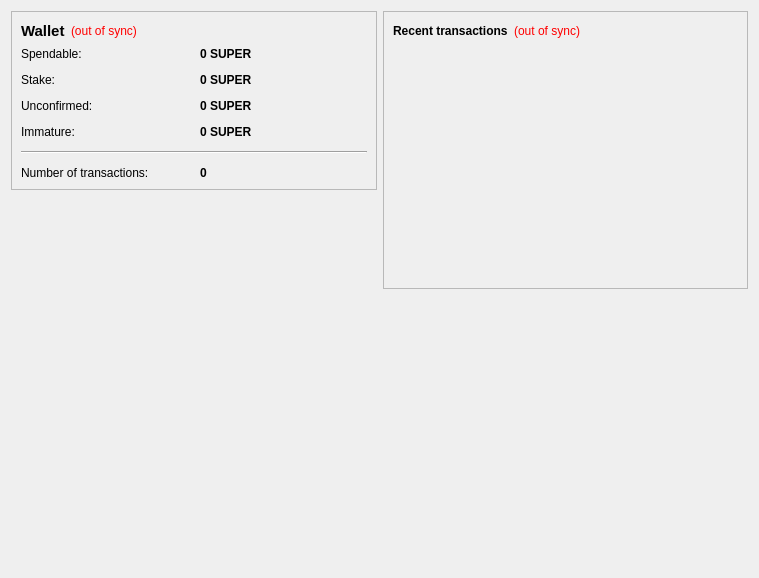
<?xml version="1.0" encoding="UTF-8"?>
<ui version="4.0">
 <class>OverviewPage</class>
 <widget class="QWidget" name="OverviewPage">
  <property name="geometry">
   <rect>
    <x>0</x>
    <y>0</y>
    <width>759</width>
    <height>578</height>
   </rect>
  </property>
  <property name="windowTitle">
   <string>Form</string>
  </property>
  <layout class="QHBoxLayout" name="horizontalLayout">
   <item>
    <layout class="QVBoxLayout" name="verticalLayout_2">
     <item>
      <widget class="QFrame" name="frame">
       <property name="frameShape">
        <enum>QFrame::StyledPanel</enum>
       </property>
       <property name="frameShadow">
        <enum>QFrame::Raised</enum>
       </property>
       <layout class="QVBoxLayout" name="verticalLayout_4">
        <item>
         <layout class="QHBoxLayout" name="horizontalLayout_4">
          <item>
           <widget class="QLabel" name="label_5">
            <property name="font">
             <font>
              <pointsize>11</pointsize>
              <weight>75</weight>
              <bold>true</bold>
             </font>
            </property>
            <property name="text">
             <string>Wallet</string>
            </property>
           </widget>
          </item>
          <item>
           <widget class="QLabel" name="labelWalletStatus">
            <property name="toolTip">
             <string>The displayed information may be out of date. Your wallet automatically synchronizes with the RapidZ network after a connection is established, but this process has not completed yet.</string>
            </property>
            <property name="styleSheet">
             <string notr="true">QLabel { color: red; }</string>
            </property>
            <property name="text">
             <string notr="true">(out of sync)</string>
            </property>
            <property name="alignment">
             <set>Qt::AlignLeading|Qt::AlignLeft|Qt::AlignVCenter</set>
            </property>
           </widget>
          </item>
          <item>
           <spacer name="horizontalSpacer_2">
            <property name="orientation">
             <enum>Qt::Horizontal</enum>
            </property>
            <property name="sizeHint" stdset="0">
             <size>
              <width>40</width>
              <height>20</height>
             </size>
            </property>
           </spacer>
          </item>
         </layout>
        </item>
        <item>
         <layout class="QGridLayout" name="gridLayout">
          <property name="spacing">
           <number>12</number>
          </property>
          <item row="0" column="0">
           <widget class="QLabel" name="label">
            <property name="text">
             <string>Spendable:</string>
            </property>
           </widget>
          </item>
          <item row="0" column="1">
           <widget class="QLabel" name="labelBalance">
            <property name="font">
             <font>
              <weight>75</weight>
              <bold>true</bold>
             </font>
            </property>
            <property name="cursor">
             <cursorShape>IBeamCursor</cursorShape>
            </property>
            <property name="toolTip">
             <string>Your current spendable balance</string>
            </property>
            <property name="text">
             <string notr="true">0 SUPER</string>
            </property>
            <property name="textInteractionFlags">
             <set>Qt::LinksAccessibleByMouse|Qt::TextSelectableByKeyboard|Qt::TextSelectableByMouse</set>
            </property>
           </widget>
          </item>
          <item row="1" column="0">
           <widget class="QLabel" name="label_6">
            <property name="text">
             <string>Stake:</string>
            </property>
           </widget>
          </item>
          <item row="1" column="1">
           <widget class="QLabel" name="labelStake">
            <property name="font">
             <font>
              <weight>75</weight>
              <bold>true</bold>
             </font>
            </property>
            <property name="cursor">
             <cursorShape>IBeamCursor</cursorShape>
            </property>
            <property name="toolTip">
             <string>Total of coins that was staked, and do not yet count toward the current balance</string>
            </property>
            <property name="text">
             <string notr="true">0 SUPER</string>
            </property>
            <property name="textInteractionFlags">
             <set>Qt::LinksAccessibleByMouse|Qt::TextSelectableByKeyboard|Qt::TextSelectableByMouse</set>
            </property>
           </widget>
          </item>
          <item row="2" column="0">
           <widget class="QLabel" name="label_3">
            <property name="text">
             <string>Unconfirmed:</string>
            </property>
           </widget>
          </item>
          <item row="2" column="1">
           <widget class="QLabel" name="labelUnconfirmed">
            <property name="font">
             <font>
              <weight>75</weight>
              <bold>true</bold>
             </font>
            </property>
            <property name="cursor">
             <cursorShape>IBeamCursor</cursorShape>
            </property>
            <property name="toolTip">
             <string>Total of transactions that have yet to be confirmed, and do not yet count toward the current balance</string>
            </property>
            <property name="text">
             <string notr="true">0 SUPER</string>
            </property>
            <property name="textInteractionFlags">
             <set>Qt::LinksAccessibleByMouse|Qt::TextSelectableByKeyboard|Qt::TextSelectableByMouse</set>
            </property>
           </widget>
          </item>
          <item row="3" column="0">
           <widget class="QLabel" name="labelImmatureText">
            <property name="text">
             <string>Immature:</string>
            </property>
           </widget>
          </item>
          <item row="3" column="1">
           <widget class="QLabel" name="labelImmature">
            <property name="font">
             <font>
              <weight>75</weight>
              <bold>true</bold>
             </font>
            </property>
            <property name="toolTip">
             <string>Mined balance that has not yet matured</string>
            </property>
            <property name="text">
             <string notr="true">0 SUPER</string>
            </property>
            <property name="textInteractionFlags">
             <set>Qt::LinksAccessibleByMouse|Qt::TextSelectableByKeyboard|Qt::TextSelectableByMouse</set>
            </property>
           </widget>
          </item>
          <item row="4" column="0" colspan="2">
           <widget class="Line" name="line">
            <property name="orientation">
             <enum>Qt::Horizontal</enum>
            </property>
           </widget>
          </item>
          <item row="5" column="0">
           <widget class="QLabel" name="label_2">
            <property name="text">
             <string>Number of transactions:</string>
            </property>
           </widget>
          </item>
          <item row="5" column="1">
           <widget class="QLabel" name="labelNumTransactions">
            <property name="font">
             <font>
              <weight>75</weight>
              <bold>true</bold>
             </font>
            </property>
            <property name="cursor">
             <cursorShape>IBeamCursor</cursorShape>
            </property>
            <property name="toolTip">
             <string>Total number of transactions in wallet</string>
            </property>
            <property name="text">
             <string notr="true">0</string>
            </property>
            <property name="textInteractionFlags">
             <set>Qt::LinksAccessibleByMouse|Qt::TextSelectableByKeyboard|Qt::TextSelectableByMouse</set>
            </property>
           </widget>
          </item>
         </layout>
        </item>
       </layout>
      </widget>
     </item>
     <item>
      <spacer name="verticalSpacer">
       <property name="orientation">
        <enum>Qt::Vertical</enum>
       </property>
       <property name="sizeHint" stdset="0">
        <size>
         <width>20</width>
         <height>40</height>
        </size>
       </property>
      </spacer>
     </item>
     <item>
      <widget class="QLabel" name="label_6">
       <property name="minimumSize">
        <size>
         <width>321</width>
         <height>301</height>
        </size>
       </property>
       <property name="text">
        <string/>
       </property>
       <property name="pixmap">
        <pixmap resource="../bitcoin.qrc">:/images/backg</pixmap>
       </property>
       <property name="scaledContents">
        <bool>false</bool>
       </property>
       <property name="alignment">
        <set>Qt::AlignCenter</set>
       </property>
       <property name="margin">
        <number>-2</number>
       </property>
      </widget>
     </item>
     <item>
      <spacer name="verticalSpacer_3">
       <property name="orientation">
        <enum>Qt::Vertical</enum>
       </property>
       <property name="sizeHint" stdset="0">
        <size>
         <width>20</width>
         <height>40</height>
        </size>
       </property>
      </spacer>
     </item>
    </layout>
   </item>
   <item>
    <layout class="QVBoxLayout" name="verticalLayout_3">
     <item>
      <widget class="QFrame" name="frame_2">
       <property name="frameShape">
        <enum>QFrame::StyledPanel</enum>
       </property>
       <property name="frameShadow">
        <enum>QFrame::Raised</enum>
       </property>
       <layout class="QVBoxLayout" name="verticalLayout">
        <item>
         <layout class="QHBoxLayout" name="horizontalLayout_2">
          <item>
           <widget class="QLabel" name="label_4">
            <property name="text">
             <string>&lt;b&gt;Recent transactions&lt;/b&gt;</string>
            </property>
           </widget>
          </item>
          <item>
           <widget class="QLabel" name="labelTransactionsStatus">
            <property name="toolTip">
             <string>The displayed information may be out of date. Your wallet automatically synchronizes with the RapidZ network after a connection is established, but this process has not completed yet.</string>
            </property>
            <property name="styleSheet">
             <string notr="true">QLabel { color: red; }</string>
            </property>
            <property name="text">
             <string notr="true">(out of sync)</string>
            </property>
            <property name="alignment">
             <set>Qt::AlignRight|Qt::AlignTrailing|Qt::AlignVCenter</set>
            </property>
           </widget>
          </item>
          <item>
           <spacer name="horizontalSpacer">
            <property name="orientation">
             <enum>Qt::Horizontal</enum>
            </property>
            <property name="sizeHint" stdset="0">
             <size>
              <width>40</width>
              <height>20</height>
             </size>
            </property>
           </spacer>
          </item>
         </layout>
        </item>
        <item>
         <widget class="QListView" name="listTransactions">
          <property name="styleSheet">
           <string notr="true">QListView { background: transparent; }</string>
          </property>
          <property name="frameShape">
           <enum>QFrame::NoFrame</enum>
          </property>
          <property name="verticalScrollBarPolicy">
           <enum>Qt::ScrollBarAlwaysOff</enum>
          </property>
          <property name="horizontalScrollBarPolicy">
           <enum>Qt::ScrollBarAlwaysOff</enum>
          </property>
          <property name="selectionMode">
           <enum>QAbstractItemView::NoSelection</enum>
          </property>
         </widget>
        </item>
       </layout>
      </widget>
     </item>
     <item>
      <spacer name="verticalSpacer_2">
       <property name="orientation">
        <enum>Qt::Vertical</enum>
       </property>
       <property name="sizeHint" stdset="0">
        <size>
         <width>20</width>
         <height>40</height>
        </size>
       </property>
      </spacer>
     </item>
    </layout>
   </item>
  </layout>
 </widget>
 <resources>
  <include location="../bitcoin.qrc"/>
 </resources>
 <connections/>
</ui>
